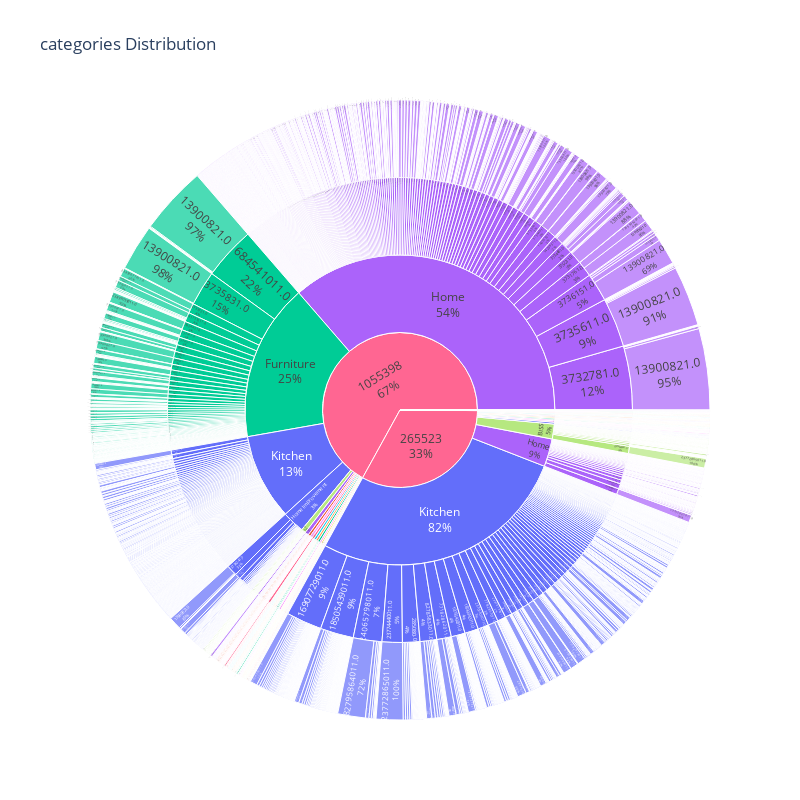

This figure's notebook cell:
### Code cell
fig = px.sunburst(testplot,
                  path=['rootCategory','productGroup','categories_1','categories_2'],
                  values='asin',
                  title="categories Distribution ",
                  width=800, 
                  height=800,
                  color='productGroup')
fig.update_traces(textinfo="label+percent parent")
fig.show()
fig.write_html("categories.html")

### Figure 1 — Plotly figure (JSON) as saved in the notebook; plotly's stock layout.template omitted (floating-point values rounded to 4 significant figures; data arrays with more than 128 entries replaced by an {"elided": "..."} marker saying what was removed)
{"data": [{"branchvalues": "total", "customdata": {"elided": "3849x1 str values"}, "domain": {"x": [0, 1], "y": [0, 1]}, "hovertemplate": "labels=%{label}<br>asin=%{value}<br>parent=%{parent}<br>id=%{id}<br>productGroup=%{customdata[0]}<extra></extra>", "ids": {"elided": "3849 str values"}, "labels": {"elided": "3849 str values"}, "marker": {"colors": {"elided": "3849 str values"}}, "name": "", "parents": {"elided": "3849 str values"}, "textinfo": "label+percent parent", "type": "sunburst", "values": {"elided": "3849 int values"}}], "layout": {"height": 800, "legend": {"tracegroupgap": 0}, "title": {"text": "categories Distribution "}, "width": 800}}
